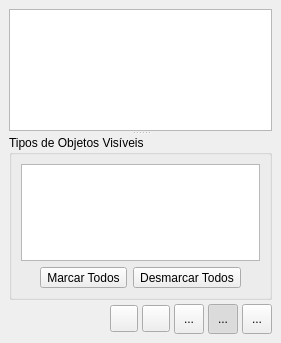
<?xml version="1.0" encoding="UTF-8"?>
<ui version="4.0">
 <class>VisaoObjetosWidget</class>
 <widget class="QDockWidget" name="VisaoObjetosWidget">
  <property name="enabled">
   <bool>true</bool>
  </property>
  <property name="geometry">
   <rect>
    <x>0</x>
    <y>0</y>
    <width>281</width>
    <height>343</height>
   </rect>
  </property>
  <property name="windowIcon">
   <iconset resource="../res/resources.qrc">
    <normaloff>:/icones/icones/pgsqlModeler48x48.png</normaloff>:/icones/icones/pgsqlModeler48x48.png</iconset>
  </property>
  <property name="allowedAreas">
   <set>Qt::AllDockWidgetAreas</set>
  </property>
  <property name="windowTitle">
   <string>Objetos do Modelo</string>
  </property>
  <widget class="QWidget" name="dockWidgetContents">
   <property name="enabled">
    <bool>true</bool>
   </property>
   <layout class="QGridLayout" name="gridLayout_5">
    <property name="spacing">
     <number>4</number>
    </property>
    <item row="0" column="0">
     <widget class="QSplitter" name="splitter">
      <property name="orientation">
       <enum>Qt::Vertical</enum>
      </property>
      <widget class="QStackedWidget" name="visaoobjetos_stw">
       <property name="enabled">
        <bool>true</bool>
       </property>
       <property name="minimumSize">
        <size>
         <width>0</width>
         <height>0</height>
        </size>
       </property>
       <property name="currentIndex">
        <number>0</number>
       </property>
       <widget class="QWidget" name="page">
        <property name="enabled">
         <bool>true</bool>
        </property>
        <layout class="QGridLayout" name="gridLayout_4">
         <property name="margin">
          <number>0</number>
         </property>
         <property name="spacing">
          <number>0</number>
         </property>
         <item row="0" column="0">
          <widget class="QTreeWidget" name="arvoreobjetos_tw">
           <property name="enabled">
            <bool>true</bool>
           </property>
           <property name="palette">
            <palette>
             <active>
              <colorrole role="Link">
               <brush brushstyle="SolidPattern">
                <color alpha="255">
                 <red>0</red>
                 <green>170</green>
                 <blue>255</blue>
                </color>
               </brush>
              </colorrole>
             </active>
             <inactive>
              <colorrole role="Link">
               <brush brushstyle="SolidPattern">
                <color alpha="255">
                 <red>0</red>
                 <green>170</green>
                 <blue>255</blue>
                </color>
               </brush>
              </colorrole>
             </inactive>
             <disabled>
              <colorrole role="Link">
               <brush brushstyle="SolidPattern">
                <color alpha="255">
                 <red>0</red>
                 <green>170</green>
                 <blue>255</blue>
                </color>
               </brush>
              </colorrole>
             </disabled>
            </palette>
           </property>
           <property name="font">
            <font>
             <pointsize>9</pointsize>
            </font>
           </property>
           <property name="frameShadow">
            <enum>QFrame::Sunken</enum>
           </property>
           <property name="horizontalScrollBarPolicy">
            <enum>Qt::ScrollBarAsNeeded</enum>
           </property>
           <property name="autoScroll">
            <bool>true</bool>
           </property>
           <property name="editTriggers">
            <set>QAbstractItemView::NoEditTriggers</set>
           </property>
           <property name="showDropIndicator" stdset="0">
            <bool>true</bool>
           </property>
           <property name="alternatingRowColors">
            <bool>true</bool>
           </property>
           <property name="selectionMode">
            <enum>QAbstractItemView::SingleSelection</enum>
           </property>
           <property name="selectionBehavior">
            <enum>QAbstractItemView::SelectItems</enum>
           </property>
           <property name="iconSize">
            <size>
             <width>18</width>
             <height>18</height>
            </size>
           </property>
           <property name="indentation">
            <number>20</number>
           </property>
           <property name="rootIsDecorated">
            <bool>false</bool>
           </property>
           <property name="uniformRowHeights">
            <bool>true</bool>
           </property>
           <property name="itemsExpandable">
            <bool>true</bool>
           </property>
           <property name="sortingEnabled">
            <bool>false</bool>
           </property>
           <property name="animated">
            <bool>true</bool>
           </property>
           <property name="allColumnsShowFocus">
            <bool>false</bool>
           </property>
           <property name="headerHidden">
            <bool>true</bool>
           </property>
           <property name="expandsOnDoubleClick">
            <bool>false</bool>
           </property>
           <attribute name="headerStretchLastSection">
            <bool>true</bool>
           </attribute>
           <column>
            <property name="text">
             <string>1</string>
            </property>
           </column>
          </widget>
         </item>
        </layout>
       </widget>
       <widget class="QWidget" name="page_2">
        <layout class="QGridLayout" name="gridLayout_2">
         <property name="horizontalSpacing">
          <number>0</number>
         </property>
         <property name="margin">
          <number>0</number>
         </property>
         <item row="0" column="0">
          <widget class="QTableWidget" name="listaobjetos_tbw">
           <property name="enabled">
            <bool>true</bool>
           </property>
           <property name="font">
            <font>
             <pointsize>9</pointsize>
            </font>
           </property>
           <property name="editTriggers">
            <set>QAbstractItemView::NoEditTriggers</set>
           </property>
           <property name="alternatingRowColors">
            <bool>true</bool>
           </property>
           <property name="selectionMode">
            <enum>QAbstractItemView::SingleSelection</enum>
           </property>
           <property name="selectionBehavior">
            <enum>QAbstractItemView::SelectRows</enum>
           </property>
           <property name="gridStyle">
            <enum>Qt::SolidLine</enum>
           </property>
           <property name="sortingEnabled">
            <bool>true</bool>
           </property>
           <attribute name="horizontalHeaderCascadingSectionResizes">
            <bool>true</bool>
           </attribute>
           <attribute name="horizontalHeaderDefaultSectionSize">
            <number>96</number>
           </attribute>
           <attribute name="horizontalHeaderShowSortIndicator" stdset="0">
            <bool>true</bool>
           </attribute>
           <attribute name="horizontalHeaderStretchLastSection">
            <bool>true</bool>
           </attribute>
           <attribute name="verticalHeaderVisible">
            <bool>false</bool>
           </attribute>
           <attribute name="verticalHeaderCascadingSectionResizes">
            <bool>false</bool>
           </attribute>
           <attribute name="verticalHeaderDefaultSectionSize">
            <number>20</number>
           </attribute>
           <attribute name="verticalHeaderHighlightSections">
            <bool>false</bool>
           </attribute>
           <attribute name="verticalHeaderShowSortIndicator" stdset="0">
            <bool>false</bool>
           </attribute>
           <attribute name="verticalHeaderStretchLastSection">
            <bool>false</bool>
           </attribute>
           <column>
            <property name="text">
             <string>Objeto</string>
            </property>
            <property name="icon">
             <iconset resource="../res/resources.qrc">
              <normaloff>:/icones/icones/table.png</normaloff>:/icones/icones/table.png</iconset>
            </property>
           </column>
           <column>
            <property name="text">
             <string>Tipo</string>
            </property>
            <property name="icon">
             <iconset resource="../res/resources.qrc">
              <normaloff>:/icones/icones/usertype.png</normaloff>:/icones/icones/usertype.png</iconset>
            </property>
           </column>
           <column>
            <property name="text">
             <string>Objeto Pai</string>
            </property>
            <property name="icon">
             <iconset resource="../res/resources.qrc">
              <normaloff>:/icones/icones/schema.png</normaloff>:/icones/icones/schema.png</iconset>
            </property>
           </column>
           <column>
            <property name="text">
             <string>Tipo Objeto Pai</string>
            </property>
            <property name="icon">
             <iconset resource="../res/resources.qrc">
              <normaloff>:/icones/icones/usertype.png</normaloff>:/icones/icones/usertype.png</iconset>
            </property>
           </column>
          </widget>
         </item>
        </layout>
       </widget>
      </widget>
      <widget class="QWidget" name="layoutWidget">
       <layout class="QVBoxLayout" name="verticalLayout">
        <item>
         <widget class="QGroupBox" name="objetosvisiveis_grp">
          <property name="maximumSize">
           <size>
            <width>16777215</width>
            <height>16777215</height>
           </size>
          </property>
          <property name="title">
           <string>Tipos de Objetos Visíveis</string>
          </property>
          <property name="flat">
           <bool>false</bool>
          </property>
          <property name="checkable">
           <bool>false</bool>
          </property>
          <layout class="QGridLayout" name="gridLayout_3">
           <item row="0" column="0" colspan="3">
            <widget class="QListWidget" name="objetosvisiveis_lst">
             <property name="minimumSize">
              <size>
               <width>0</width>
               <height>0</height>
              </size>
             </property>
             <property name="maximumSize">
              <size>
               <width>16777215</width>
               <height>16777215</height>
              </size>
             </property>
             <property name="editTriggers">
              <set>QAbstractItemView::NoEditTriggers</set>
             </property>
             <property name="alternatingRowColors">
              <bool>true</bool>
             </property>
             <property name="currentRow">
              <number>-1</number>
             </property>
             <property name="sortingEnabled">
              <bool>true</bool>
             </property>
            </widget>
           </item>
           <item row="1" column="0">
            <spacer name="horizontalSpacer_3">
             <property name="orientation">
              <enum>Qt::Horizontal</enum>
             </property>
             <property name="sizeHint" stdset="0">
              <size>
               <width>58</width>
               <height>20</height>
              </size>
             </property>
            </spacer>
           </item>
           <item row="1" column="1">
            <layout class="QHBoxLayout" name="horizontalLayout_2">
             <item>
              <widget class="QToolButton" name="marcar_tb">
               <property name="text">
                <string>Marcar Todos</string>
               </property>
              </widget>
             </item>
             <item>
              <widget class="QToolButton" name="desmarcar_tb">
               <property name="text">
                <string>Desmarcar Todos</string>
               </property>
              </widget>
             </item>
            </layout>
           </item>
           <item row="1" column="2">
            <spacer name="horizontalSpacer_2">
             <property name="orientation">
              <enum>Qt::Horizontal</enum>
             </property>
             <property name="sizeHint" stdset="0">
              <size>
               <width>58</width>
               <height>20</height>
              </size>
             </property>
            </spacer>
           </item>
          </layout>
         </widget>
        </item>
       </layout>
      </widget>
     </widget>
    </item>
    <item row="1" column="0">
     <layout class="QHBoxLayout" name="horizontalLayout">
      <item>
       <spacer name="horizontalSpacer">
        <property name="orientation">
         <enum>Qt::Horizontal</enum>
        </property>
        <property name="sizeHint" stdset="0">
         <size>
          <width>118</width>
          <height>20</height>
         </size>
        </property>
       </spacer>
      </item>
      <item>
       <widget class="QToolButton" name="selecionar_tb">
        <property name="toolTip">
         <string>Selecionar</string>
        </property>
        <property name="text">
         <string/>
        </property>
        <property name="icon">
         <iconset resource="../res/resources.qrc">
          <normaloff>:/icones/icones/confirmar.png</normaloff>:/icones/icones/confirmar.png</iconset>
        </property>
        <property name="iconSize">
         <size>
          <width>20</width>
          <height>20</height>
         </size>
        </property>
       </widget>
      </item>
      <item>
       <widget class="QToolButton" name="cancelar_tb">
        <property name="toolTip">
         <string>Cancelar</string>
        </property>
        <property name="text">
         <string/>
        </property>
        <property name="icon">
         <iconset resource="../res/resources.qrc">
          <normaloff>:/icones/icones/fechar1.png</normaloff>:/icones/icones/fechar1.png</iconset>
        </property>
        <property name="iconSize">
         <size>
          <width>20</width>
          <height>20</height>
         </size>
        </property>
       </widget>
      </item>
      <item>
       <widget class="QToolButton" name="opcoesvisao_tb">
        <property name="minimumSize">
         <size>
          <width>30</width>
          <height>30</height>
         </size>
        </property>
        <property name="toolTip">
         <string>Configuração da visão de objetos</string>
        </property>
        <property name="text">
         <string>...</string>
        </property>
        <property name="icon">
         <iconset resource="../res/resources.qrc">
          <normaloff>:/icones/icones/config.png</normaloff>:/icones/icones/config.png</iconset>
        </property>
        <property name="iconSize">
         <size>
          <width>20</width>
          <height>20</height>
         </size>
        </property>
        <property name="checkable">
         <bool>true</bool>
        </property>
        <property name="checked">
         <bool>false</bool>
        </property>
       </widget>
      </item>
      <item>
       <widget class="QToolButton" name="visaoarvore_tb">
        <property name="minimumSize">
         <size>
          <width>30</width>
          <height>30</height>
         </size>
        </property>
        <property name="toolTip">
         <string>Visão em árvore</string>
        </property>
        <property name="accessibleName">
         <string/>
        </property>
        <property name="text">
         <string>...</string>
        </property>
        <property name="icon">
         <iconset resource="../res/resources.qrc">
          <normaloff>:/icones/icones/visaoarvore.png</normaloff>:/icones/icones/visaoarvore.png</iconset>
        </property>
        <property name="iconSize">
         <size>
          <width>20</width>
          <height>20</height>
         </size>
        </property>
        <property name="checkable">
         <bool>true</bool>
        </property>
        <property name="checked">
         <bool>true</bool>
        </property>
       </widget>
      </item>
      <item>
       <widget class="QToolButton" name="visaolista_tb">
        <property name="minimumSize">
         <size>
          <width>30</width>
          <height>30</height>
         </size>
        </property>
        <property name="toolTip">
         <string>Visão em lista</string>
        </property>
        <property name="text">
         <string>...</string>
        </property>
        <property name="icon">
         <iconset resource="../res/resources.qrc">
          <normaloff>:/icones/icones/visaolista.png</normaloff>:/icones/icones/visaolista.png</iconset>
        </property>
        <property name="iconSize">
         <size>
          <width>20</width>
          <height>20</height>
         </size>
        </property>
        <property name="checkable">
         <bool>true</bool>
        </property>
       </widget>
      </item>
     </layout>
    </item>
   </layout>
  </widget>
 </widget>
 <resources>
  <include location="../res/resources.qrc"/>
 </resources>
 <connections/>
</ui>
